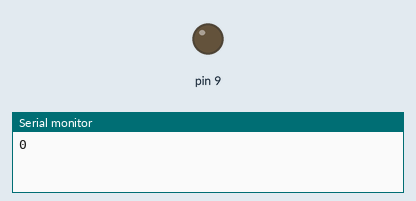
This sketch was run on a simulated Arduino Uno, built with avr-gcc and run on an emulated ATmega328P. On the bench: output pins drawn as LEDs (lit = HIGH), the last lines printed to the serial monitor.

Above: at 0.05 s.
At 3.45 s:
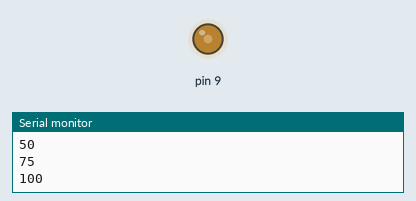
At 6.95 s:
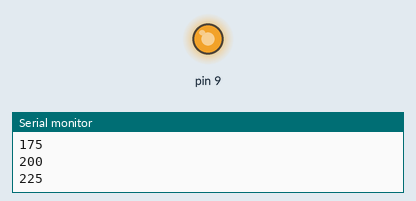
At 13.95 s:
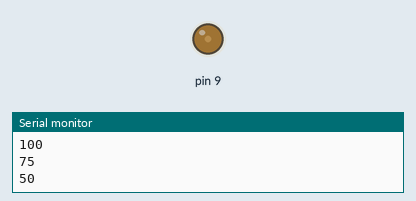
Timing chart, 0 to 20.0 s (numbered marks = the images above):
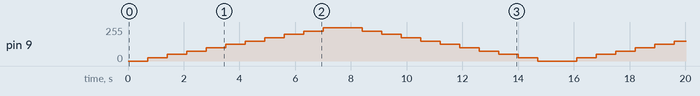

The sketch:

MotorDriver_Transistor.ino
```cpp
int i;
void setup() {
  // put your setup code here, to run once:
pinMode(9,OUTPUT);
Serial.begin(9600);
}

void loop() {
  // put your main code here, to run repeatedly:
for(i=0;i<=10;i++){
  analogWrite(9,25*i);
  Serial.println(25*i);
  delay(700);
}
for(i=10;i>=0;i--){
  analogWrite(9,25*i);
  Serial.println(25*i);
  delay(700);
}
}
```
